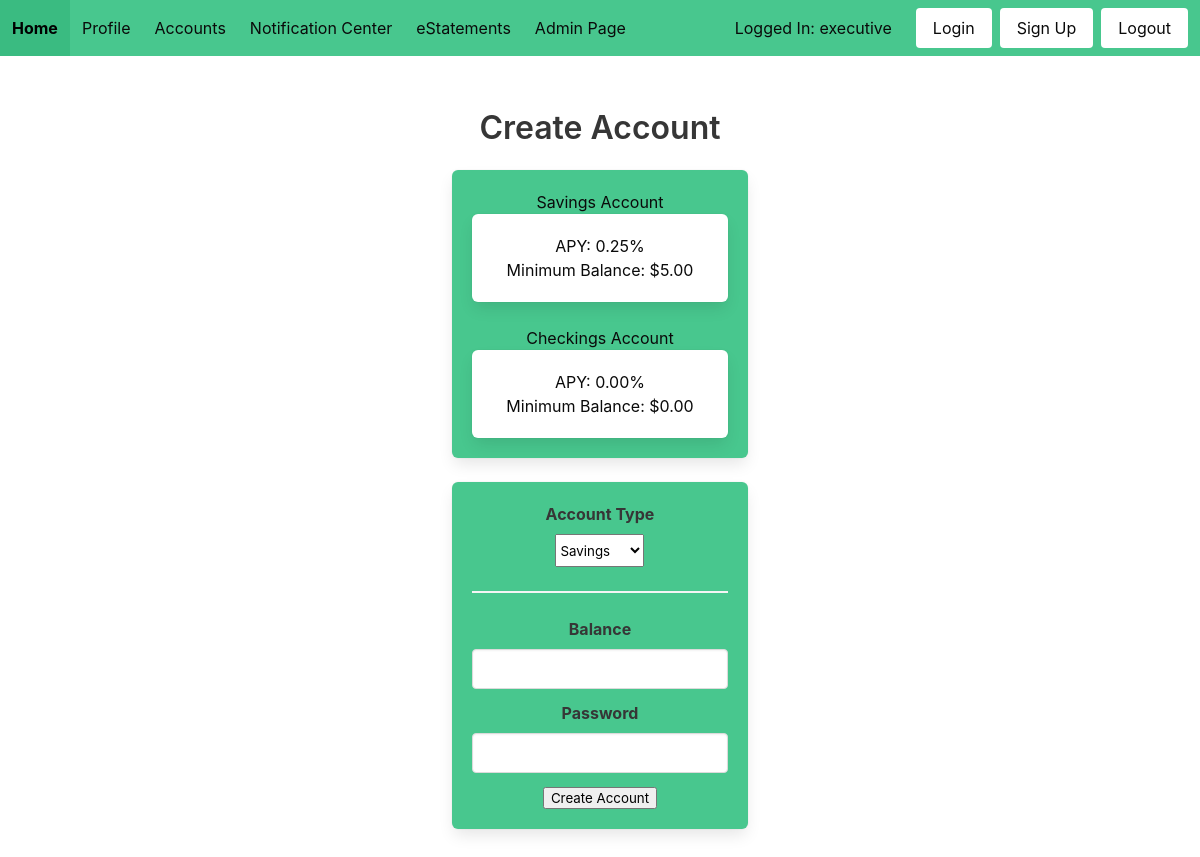
/create_account/ (signed in), run on the app's committed database.
### models.py (models this page shows)
class User(UserMixin, db.Model):
    id = db.Column(db.Integer, primary_key=True)
    username = db.Column(db.String(100), unique=True)
    password = db.Column(db.String(100))
    name = db.Column(db.String(1000))

class Bank_Settings(db.Model):
    id = db.Column(db.Integer, primary_key=True)
    savings_apy = db.Column(db.Float)
    checkings_apy = db.Column(db.Float)
    savings_min = db.Column(db.Float)
    checkings_min = db.Column(db.Float)

### main.py (the view, shortened to what this page needs)
@main.route('/create_account/', methods=['POST', 'GET'])
@login_required
def create_account():
    rates = Bank_Settings.query.get(1)
    form = CreateAccountForm()
    format_rates(rates)
    return render_template('create_acc.html', rates=rates, form=form)

### forms.py
class CreateAccountForm(FlaskForm):
    acc_type = SelectField('Account Type',
                            choices=[(0, 'Savings'), (1, 'Checkings')],
                            validators=[DataRequired()])
    balance = DecimalField('Balance', validators=[DataRequired()])
    password = PasswordField('Password', validators=[DataRequired(),
                                                   Length(min=6, max=100)])
    submit = SubmitField('Create Account')

### app.py (called while the page is built)
def create_app():
    app = Flask(__name__)
    cf = open('app_config.json', 'r')
    config = json.load(cf)
    cf.close()
    app.config['SECRET_KEY'] = config['SECRET_KEY']
    app.config['SQLALCHEMY_DATABASE_URI'] = config['SQLALCHEMY_DATABASE_URI']
    app.config['PROJECT_ROOT'] = Path(os.path.realpath(os.path.dirname(__file__)))
    db.init_app(app)
    from auth import auth
    app.register_blueprint(auth)
    from main import main
    app.register_blueprint(main)
    from admin import admin
    app.register_blueprint(admin)
    login_manager = LoginManager()
    login_manager.login_view = 'auth.login'
    login_manager.init_app(app)
    from models import User
    @login_manager.user_loader
    def load_user(id):
        return User.query.get(int(id))
    return app

### format.py (called while the page is built)
def format_money(num):
    if num < 0:
        return '-$%.2f' % abs(num)
    return '$%.2f' % num

def format_apy(num):
    return '%.2f' % num + '%'

def format_rates(rates):
    rates.savings_apy = format_apy(rates.savings_apy)
    rates.savings_min = format_money(rates.savings_min)
    rates.checkings_apy = format_apy(rates.checkings_apy)
    rates.checkings_min = format_money(rates.checkings_min)

### templates/create_acc.html (shortened to what this page needs)
{% extends "form_base.html" %}
{% block content %}
<div class="column is-4 is-offset-4">
    <h2 class="title">Create Account</h2>
    <div class="box has-background-success has-text-black">
        <h3>Savings Account</h3>
        <div class="box has-text-black">
            <h4>APY: {{ rates.savings_apy }}</h4>
            <h4>Minimum Balance: {{ rates.savings_min }}</h4>
        </div>
        <h3>Checkings Account</h3>
        <div class="box has-text-black">
            <h4>APY: {{ rates.checkings_apy }}</h4>
            <h4>Minimum Balance: {{ rates.checkings_min }}</h4>
        </div>
    </div>
    <div class="box has-background-success">
        <form method="POST">
            <label class="label">{{ form.acc_type.label }}</label>
            <div class="field">
                <div class="control has-text-centered">
                    {{ form.acc_type(class="select is-centered") }}
                </div>
            </div>
            <hr class="is-success">
            <label class="label">{{ form.balance.label }}</label>
            <div class="field is-success">
                <div class="control">
                    {{ form.balance(class="input") }}
                </div>
            </div>
            <label class="label">{{ form.password.label }}</label>
            <div class="field is-success">
                <div class="control">
                    {{ form.password(class="input") }}
                </div>
            </div>
            {{ form.submit() }}
        </form>
    </div>
</div>
{% endblock %}

### templates/form_base.html (shortened to what this page needs)
<!DOCTYPE html>
<html>
<head>
    <link rel="stylesheet" href="https://cdnjs.cloudflare.com/ajax/libs/bulma/0.7.2/css/bulma.min.css" />
</head>
<body>
    <nav class="navbar is-success is-fixed-top">
        <div class="navbar-brand is-success">
            <a class="navbar-item has-text-black is-success" href="{{ url_for('main.home') }}">
                <strong>Home</strong>
            </a>
        </div>
        <div class="navbar-menu has-background-success" id="nav-links">
            <div class="navbar-start">
                <a href="{{ url_for('main.profile') }}" class="navbar-item has-text-black">Profile</a>
                <div class="navbar-item has-dropdown is-hoverable">
                    <a class="navbar-link has-text-black is-arrowless">Accounts</a>
                </div>
                <a href="{{ url_for('main.alerts') }}" class="navbar-item has-text-black">Notification Center</a>
                <a href="{{ url_for('main.view_eStatements') }}" class="navbar-item has-text-black">eStatements</a>
                {% if current_user.id == 1 %}
                    <a href="{{ url_for('admin.bank_settings') }}" class="navbar-item has-text-black">Admin Page</a>
                {% endif %}
            </div>
            <div class="navbar-end is-success">
                {% if current_user.is_authenticated %}
                    <p class="navbar-item has-text-black">Logged In: {{ current_user.username }}</p>
                {% endif %}
                <div class="navbar-item">
                    <div class="buttons">
                        <a href="{{ url_for('auth.login') }}" class="button is-white">Login</a>
                        <a href="{{ url_for('auth.signup') }}" class="button is-white">Sign Up</a>
                        <a href="{{ url_for('auth.logout') }}" class="button is-white">Logout</a>
                    </div>
                </div>
            </div>
        </div>
    </nav>
    <div class="hero-body">
        <div class="container is-centered has-text-centered">
            {% block content %}
            {% endblock %}
        </div>
    </div>
</body>
</html>

### data on the page
User: username "executive"
Bank_Settings: savings_apy "0.25%", savings_min "$5.00", checkings_apy "0.00%", checkings_min "$0.00"
